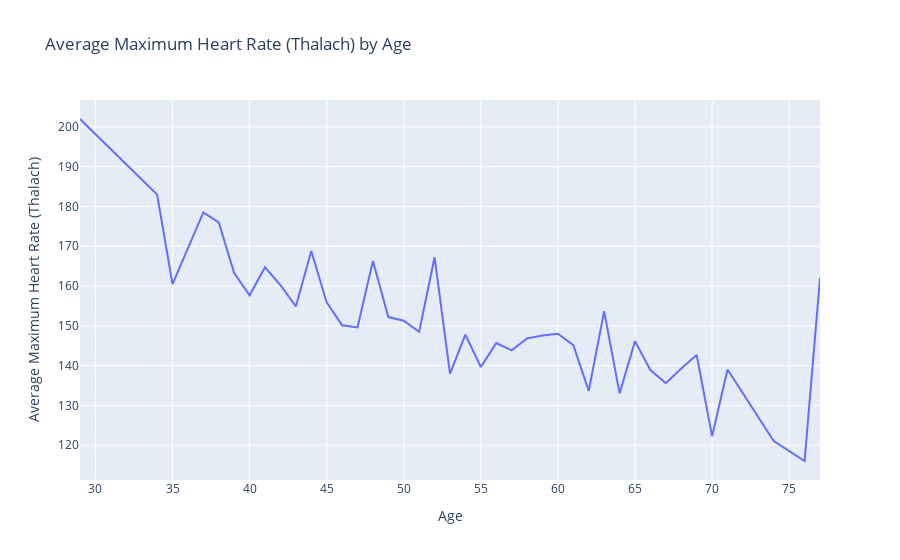

This figure's notebook cell:
### Markdown cell above
**Interactive Line Char**

For the Interactive Line Chart, I first grouped the data by age and calculate the average thalach (maximum heart rate) for each age group. Then, I use Plotly to plot the relationship between age and the average maximum heart rate. This interactive chart allows me to analyze how maximum heart rate changes with age.

### Code cell
# 5. Interactive Line Chart to show the trend of 'thalach' (Maximum heart rate achieved) over 'age'
# For this, let's assume 'age' is continuous and we plot a line chart of the average 'thalach' by 'age' group.
df_age_group = df.groupby('age').agg({'thalach': 'mean'}).reset_index()

fig4 = px.line(df_age_group, x='age', y='thalach', title='Average Maximum Heart Rate (Thalach) by Age',
               labels={'age': 'Age', 'thalach': 'Average Maximum Heart Rate (Thalach)'})
fig4.show()

### Figure 1 — Plotly figure (JSON) as saved in the notebook; plotly's stock layout.template omitted (floating-point values rounded to 4 significant figures)
{"data": [{"hovertemplate": "Age=%{x}<br>Average Maximum Heart Rate (Thalach)=%{y}<extra></extra>", "legendgroup": "", "line": {"color": "#636efa", "dash": "solid"}, "marker": {"symbol": "circle"}, "mode": "lines", "name": "", "orientation": "v", "showlegend": false, "type": "scatter", "x": [29, 34, 35, 37, 38, 39, 40, 41, 42, 43, 44, 45, 46, 47, 48, 49, 50, 51, 52, 53, 54, 55, 56, 57, 58, 59, 60, 61, 62, 63, 64, 65, 66, 67, 68, 69, 70, 71, 74, 76, 77], "xaxis": "x", "y": [202, 183, 160.5, 178.5, 176, 163.2, 157.7, 164.7, 160.2, 154.9, 168.8, 155.9, 150.1, 149.6, 166.3, 152.2, 151.3, 148.5, 167.2, 138, 147.8, 139.6, 145.6, 143.8, 146.8, 147.6, 148, 145.1, 133.6, 153.7, 133, 146.1, 138.9, 135.6, 139.2, 142.7, 122.2, 139, 121, 116, 162], "yaxis": "y"}], "layout": {"legend": {"tracegroupgap": 0}, "title": {"text": "Average Maximum Heart Rate (Thalach) by Age"}, "xaxis": {"anchor": "y", "domain": [0, 1], "title": {"text": "Age"}}, "yaxis": {"anchor": "x", "domain": [0, 1], "title": {"text": "Average Maximum Heart Rate (Thalach)"}}}}
